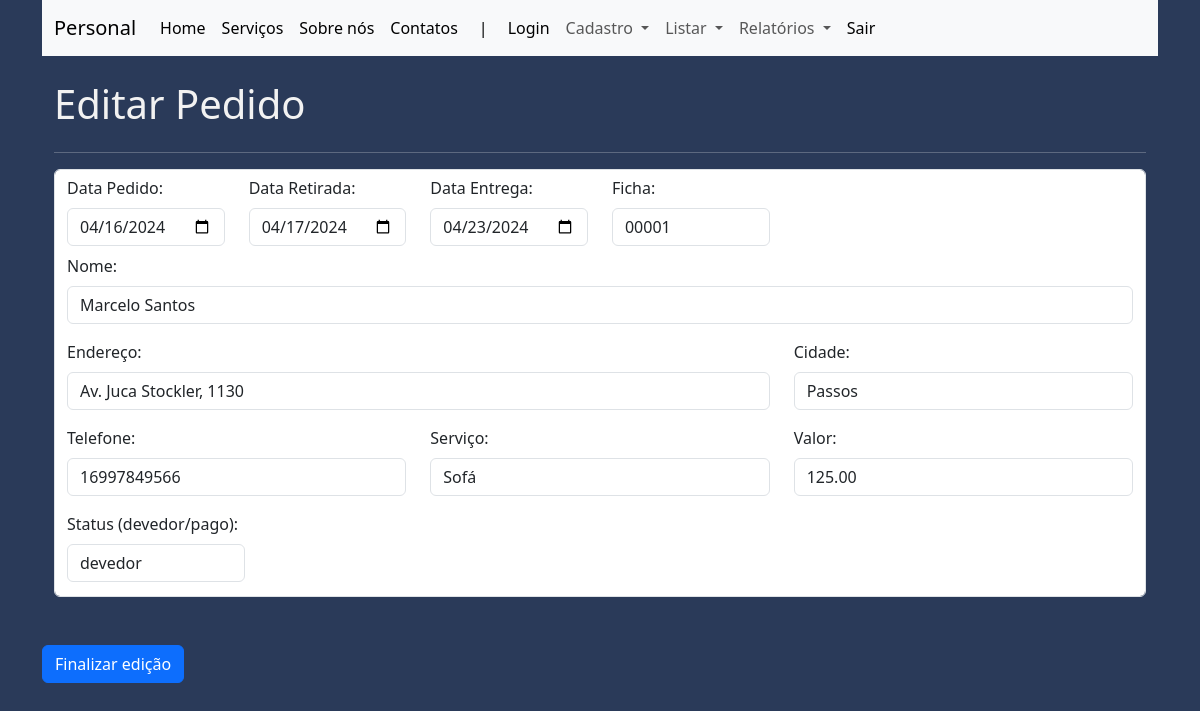
The page /editar_pedido/1 on the database its author committed.
### app.py (models this page shows)
class Product(db.Model):
    __tablename__ = "pedido"
    id_pedido = db.Column(db.Integer, primary_key=True)
    data_pedido = db.Column(db.String(30))
    data_retirada = db.Column(db.String(30))
    data_entrega = db.Column(db.String(30))
    id_ficha = db.Column(db. String(30))
    nome = db.Column(db.String(200), nullable=False)
    endereco = db.Column(db.String(250))
    cidade = db.Column(db.String(50))
    telefone = db.Column(db.String(100), nullable=False)
    servico = db.Column(db.String(100))
    valor = db.Column(db.String(30))
    status = db.Column(db.String(30))
    deletar = db.Column(db.String(5))

### app.py (the view)
@app.route("/editar_pedido/<int:id_pedido>", methods=["GET", "POST"])
def editar_pedido(id_pedido):
    if request.method == "POST":
        dados_editados = request.form
        pedido = db.session.execute(db.select(Product).filter(Product.id_pedido == id_pedido)).scalar()
        pedido.data_pedido = dados_editados["data_pedido"]
        pedido.data_retirada = dados_editados["data_retirada"]
        pedido.data_entrega = dados_editados["data_entrega"]
        pedido.id_ficha = dados_editados["id_ficha"]
        pedido.nome = dados_editados["nome"]
        pedido.endereco = dados_editados["endereco"]
        pedido.cidade = dados_editados["cidade"]
        pedido.telefone = dados_editados["telefone"]
        pedido.servico = dados_editados["servico"]
        pedido.valor = dados_editados["valor"]
        pedido.status = dados_editados["status"]
        db.session.commit()
        return redirect("/listar_pedidos")
    else:
        pedido_editado = db.session.execute(db.select(Product).filter(Product.id_pedido == id_pedido)).scalar()
        return render_template('editar_pedido.html', pedido=pedido_editado)

### app.py (called while the page is built)
@app.before_request
def verificar_autenticacao():
    endpoints_protegidos = ["/cadastrar_pedido",
                            "/listar_pedidos",
                            "/cadastrar_despesas",
                            "/listar_despesas",
                            "/search_e",
                            "/search_p",
                            "/search_r",
                            "/search_d",]
    if request.path in endpoints_protegidos:
        if not session.get('logged_in'):
            return redirect("/erro_pagina_403")

### templates/editar_pedido.html (shortened to what this page needs)
{% extends 'base.html' %}
{% block main %}
<div class="container">
    <br>
    <div class="d-flex justifu-content-center">
        <h1>Editar Pedido</h1>
    </div>
    <hr>
    <form action="{{url_for('editar_pedido', id_pedido=pedido.id_pedido)}}" class="form-control" method="post">
        <div class="row">
            <div class="col-md-2">
                <div class="mb-2">
                    <label for="exampleFormControlInput1" class="form-label">Data Pedido: </label>
                    <input type="date" class="form-control" name="data_pedido" placeholder="dia/mês/ano"
                        value="{{pedido.data_pedido}}" required>
                </div>
            </div>
            <div class="col-md-2">
                <div class="mb-2">
                    <label for="exampleFormControlInput1" class="form-label">Data Retirada: </label>
                    <input type="date" class="form-control" name="data_retirada" placeholder="dia/mês/ano"
                        value="{{pedido.data_retirada}}">
                </div>
            </div>
            <div class="col-md-2">
                <div class="mb-2">
                    <label for="exampleFormControlInput1" class="form-label">Data Entrega: </label>
                    <input type="date" class="form-control" name="data_entrega" placeholder="dia/mês/ano"
                        value="{{pedido.data_entrega}}">
                </div>
            </div>
            <div class="col-md-2">
                <div class="mb-2">
                    <label for="exampleFormControlInput1" class="form-label">Ficha: </label>
                    <input type="text" class="form-control" name="id_ficha" placeholder="Ficha número"
                            value="{{pedido.id_ficha}}">
                </div>
            </div>
        </div>
        <div class="mb-3">
            <label for="exampleFormControlInput1" class="form-label">Nome: </label>
            <input type="text" class="form-control" name="nome" value="{{pedido.nome}}" required>
        </div>
        <div class="row">
            <div class="col-md-8">
                <div class="mb-3">
                    <label for="exampleFormControlInput1" class="form-label">Endereço: </label>
                    <input type="text" class="form-control" name="endereco" value="{{pedido.endereco}}" placeholder="" required>
                </div>
            </div>
            <div class="col-md-4">
                <div class="mb-3">
                    <label for="exampleFormControlInput1" class="form-label">Cidade: </label>
                    <input type="text" class="form-control" name="cidade" value="{{pedido.cidade}}" placeholder="">
                </div>
            </div>
        </div>
        <div class="row">
            <div class="col-md-4">
                <div class="mb-3">
                    <label for="exampleFormControlInput1" class="form-label">Telefone: </label>
                    <input type="text" class="form-control" name="telefone" placeholder=""
                        value="{{pedido.telefone}}" required>
                </div>
            </div>
            <div class="col-md-4">
                <div class="mb-3">
                    <label for="exampleFormControlInput1" class="form-label">Serviço: </label>
                    <input type="text" class="form-control" name="servico" placeholder=""
                        value="{{pedido.servico}}">
                </div>
            </div>
            <div class="col-md-4">
                <div class="mb-3">
                    <label for="exampleFormControlInput1" class="form-label">Valor: </label>
                    <input type="text" class="form-control" name="valor" placeholder=""
                            value="{{pedido.valor}}">
                </div>
            </div>
        </div>
            <div class="col-md-2">
                <div class="mb-2">
                    <label for="exampleFormControlInput1" class="form-label">Status (devedor/pago): </label>
                    <input type="text" class="form-control" name="status" placeholder="devedor/pago"
                            value="{{pedido.status}}">
                </div>
            </div>
        </div>
        <br>
        <br>
        <input type="submit" class="btn btn-primary" name="cadastrar" value="Finalizar edição">
</div>
<br>
{% endblock %}

### static/css/css.css (style rules this page uses)
body { background-color: #2A3A59; color: #F2F2F2; }

### rows shown on the page
Product: data_pedido "04/16/2024", data_retirada "04/17/2024", data_entrega "04/23/2024", id_ficha "00001", nome "Marcelo Santos", endereco "Av. Juca Stockler, 1130", cidade "Passos", telefone "16997849566", servico "Sofá", valor "125.00", status "devedor"
